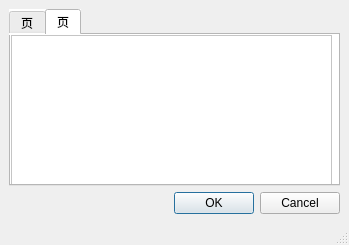
<?xml version="1.0" encoding="UTF-8"?>
<ui version="4.0">
 <class>MainWindow</class>
 <widget class="QMainWindow" name="MainWindow">
  <property name="geometry">
   <rect>
    <x>0</x>
    <y>0</y>
    <width>349</width>
    <height>245</height>
   </rect>
  </property>
  <property name="windowTitle">
   <string>MainWindow</string>
  </property>
  <property name="styleSheet">
   <string notr="true"/>
  </property>
  <widget class="QWidget" name="centralwidget">
   <property name="styleSheet">
    <string notr="true"/>
   </property>
   <layout class="QVBoxLayout" name="verticalLayout">
    <item>
     <widget class="QTabWidget" name="tabWidget">
      <property name="styleSheet">
       <string notr="true">QWidget{
background:rgb(255, 255, 255)
}</string>
      </property>
      <property name="currentIndex">
       <number>1</number>
      </property>
      <widget class="QWidget" name="tab">
       <attribute name="title">
        <string>页</string>
       </attribute>
      </widget>
      <widget class="QWidget" name="tab_2">
       <attribute name="title">
        <string>页</string>
       </attribute>
       <widget class="QTableWidget" name="tableWidget">
        <property name="geometry">
         <rect>
          <x>0</x>
          <y>0</y>
          <width>321</width>
          <height>192</height>
         </rect>
        </property>
       </widget>
      </widget>
     </widget>
    </item>
    <item>
     <widget class="QDialogButtonBox" name="buttonBox">
      <property name="standardButtons">
       <set>QDialogButtonBox::Cancel|QDialogButtonBox::Ok</set>
      </property>
     </widget>
    </item>
   </layout>
   <zorder>courses</zorder>
   <zorder>selectCourse</zorder>
   <zorder>tabWidget</zorder>
   <zorder>buttonBox</zorder>
  </widget>
  <widget class="QMenuBar" name="menubar">
   <property name="geometry">
    <rect>
     <x>0</x>
     <y>0</y>
     <width>349</width>
     <height>23</height>
    </rect>
   </property>
  </widget>
  <widget class="QStatusBar" name="statusbar"/>
 </widget>
 <resources/>
 <connections/>
</ui>
